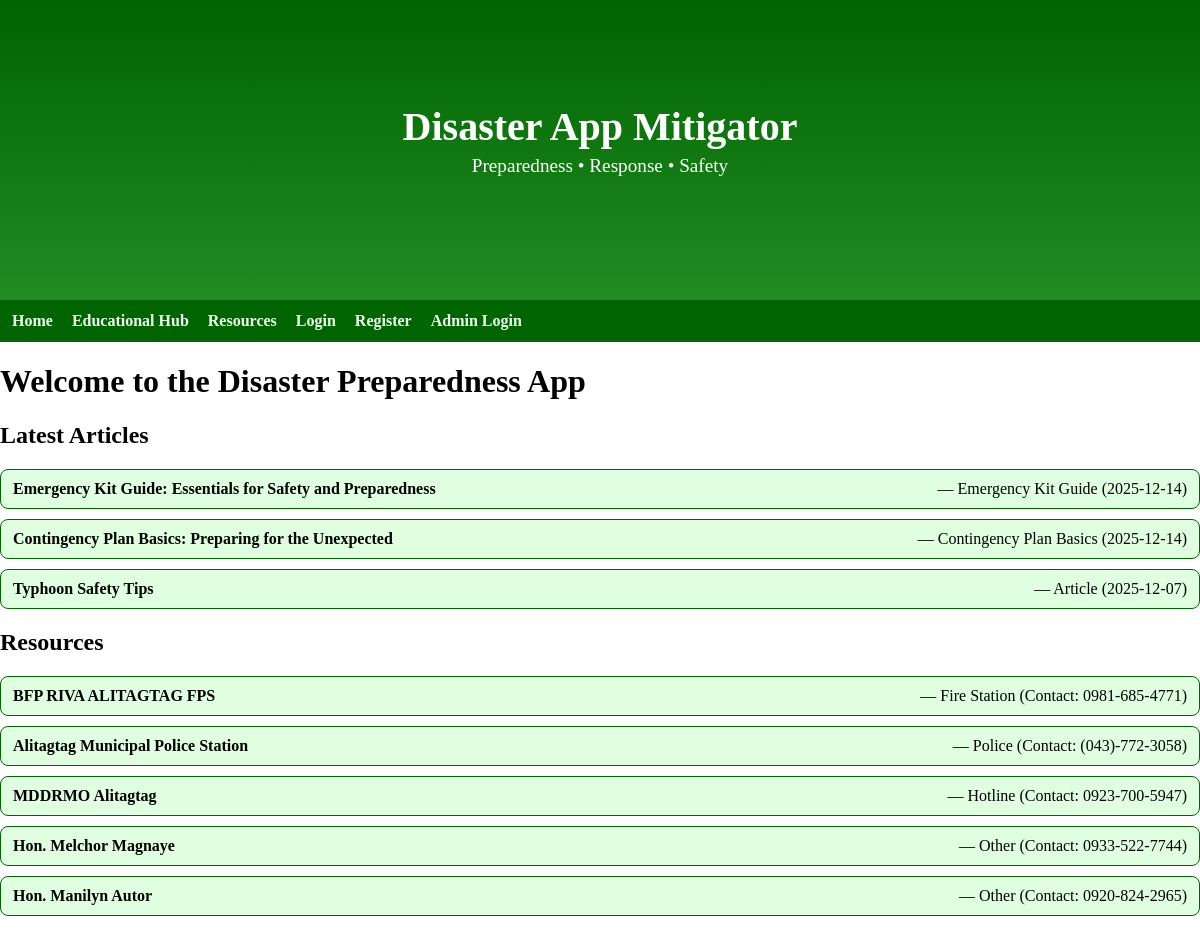
The app's page /, older data.
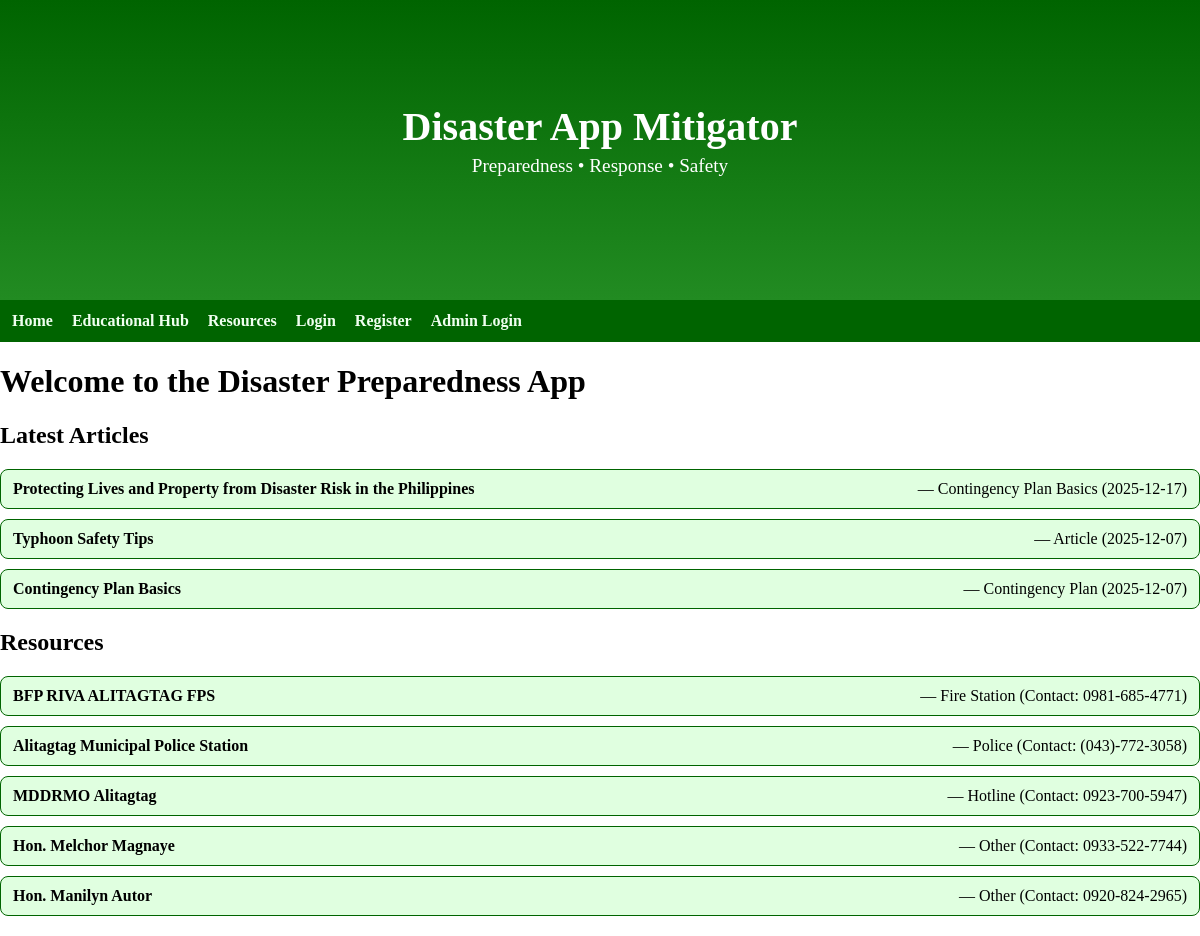
The same page, newer data.
### python/models.py (models this page shows)
class Article(db.Model):
    __tablename__ = "article"
    id = db.Column(db.Integer, primary_key=True)
    title = db.Column(db.String(255), nullable=False)
    category = db.Column(db.String(100))  # Emergency Kit Guide, Contingency Plan, Article
    content = db.Column(db.Text, nullable=False)
    published_at = db.Column(db.DateTime, default=datetime.utcnow)

class Resource(db.Model):
    __tablename__ = "resource"
    id = db.Column(db.Integer, primary_key=True)
    name = db.Column(db.String(255), nullable=False)
    category = db.Column(db.String(100))  # Hospital, Evacuation Center, Hotline, etc.
    address = db.Column(db.Text)
    contact = db.Column(db.String(100))
    latitude = db.Column(db.Numeric(9, 6))
    longitude = db.Column(db.Numeric(9, 6))
    updated_at = db.Column(db.DateTime, default=datetime.utcnow, onupdate=datetime.utcnow)

### app.py (the view)
@app.route("/")
def index():
    latest_articles = Article.query.order_by(Article.published_at.desc()).limit(3).all()
    latest_resources = Resource.query.order_by(Resource.updated_at.desc()).limit(5).all()
    return render_template("index.html", articles=latest_articles, resources=latest_resources)

### templates/index.html (shortened to what this page needs)
{% extends "base.html" %}
{% block content %}
  <h1>Welcome to the Disaster Preparedness App</h1>
  <section>
    <h2>Latest Articles</h2>
    <ul>
      {% for a in articles %}
        <li><strong>{{ a.title }}</strong> — {{ a.category }} ({{ a.published_at.strftime("%Y-%m-%d") }})</li>
      {% else %}
        <li>No articles yet.</li>
      {% endfor %}
    </ul>
  </section>
  <section>
    <h2>Resources</h2>
    <ul>
      {% for r in resources %}
        <li><strong>{{ r.name }}</strong> — {{ r.category }} {% if r.contact %}(Contact: {{ r.contact }}){% endif %}</li>
      {% else %}
        <li>No resources yet.</li>
      {% endfor %}
    </ul>
  </section>
{% endblock %}

### templates/base.html (shortened to what this page needs)
<!doctype html>
<html lang="en">
<head>
  <link rel="stylesheet" href="{{ url_for('static', filename='css/style.css') }}">
</head>
<body>
  <body>
  <header class="hero">
    <div class="hero-overlay">
      <h1 class="hero-title">Disaster App Mitigator</h1>
      <p class="hero-subtitle">Preparedness • Response • Safety</p>
    </div>
  </header>
  <nav class="navbar">
    <a href="{{ url_for('index') }}">Home</a>
    <a href="{{ url_for('educationalhub') }}">Educational Hub</a>
    <a href="{{ url_for('resourcedirectory') }}">Resources</a>
    {% if session.get('user_id') %}
      <a href="{{ url_for('home') }}">Dashboard</a>
      <a href="{{ url_for('communityreport') }}">Report</a>
      <a href="{{ url_for('emergencyplangenerator') }}">Plan</a>
      <a href="{{ url_for('safetycheck') }}">Safety Check</a>
      <a href="{{ url_for('personalinformation') }}">Profile</a>
      {% if session.get('role') == 'admin' %}
        <a href="{{ url_for('admin_dashboard') }}">Admin</a>
        <a href="{{ url_for('admin_resources') }}">Manage Resources</a>
      {% endif %}
      <a href="{{ url_for('logout') }}">Logout</a>
    {% else %}
      <a href="{{ url_for('login') }}">Login</a>
      <a href="{{ url_for('register') }}">Register</a>
      <a href="{{ url_for('adminlogin') }}">Admin Login</a>
    {% endif %}
  </nav>
  <main class="container">
    {% block content %}{% endblock %}
  </main>
</body>
</html>

### static/css/style.css (style rules this page uses)
.hero { position: relative; height: 300px; background: linear-gradient(to bottom, #006400, #228B22); display: flex; justify-content: center; align-items: center; text-align: center; }
.hero-overlay { color: white; }
.hero-title { font-size: 2.5rem; font-weight: bold; margin: 0; }
.hero-subtitle { font-size: 1.2rem; margin-top: 5px; }
body, .navbar { margin: 0; padding: 0; }
.hero { margin-top: 0; }
.navbar { background: #355e3b; padding: 12px; }
.navbar a { color: #f4e2d8; text-decoration: none; margin-right: 15px; font-weight: bold; }
body::before { content: ""; position: fixed; top: 0; left: 0; right: 0; bottom: 0; background: rgba(255, 255, 255, 0.6); z-index: -1; }
.navbar { background-color: #006400; padding: 12px; }
.navbar a { color: #f0fff0; text-decoration: none; margin-right: 15px; font-weight: bold; }
section h2 + ul { list-style: none; padding-left: 0; margin: 0 0 20px 0; }
section h2 + ul li { background-color: #e0ffe0; border: 1px solid #006400; border-radius: 8px; padding: 10px 12px; margin-bottom: 10px; display: flex; align-items: center; justify-content: space-between; flex-wrap: nowrap; }

Row changes from the older to the newer data that the page shows:
removed Article: title "Emergency Kit Guide: Essentials for Safety and Preparedness", category "Emergency Kit Guide", published_at "2025-12-14"
changed Article: title "Contingency Plan Basics: Preparing for the Unexpected" → "Protecting Lives and Property from Disaster Risk in the Philippines"; published_at "2025-12-14" → "2025-12-17"
now on this page (row unchanged): Article: title "Contingency Plan Basics", category "Contingency Plan", published_at "2025-12-07"
